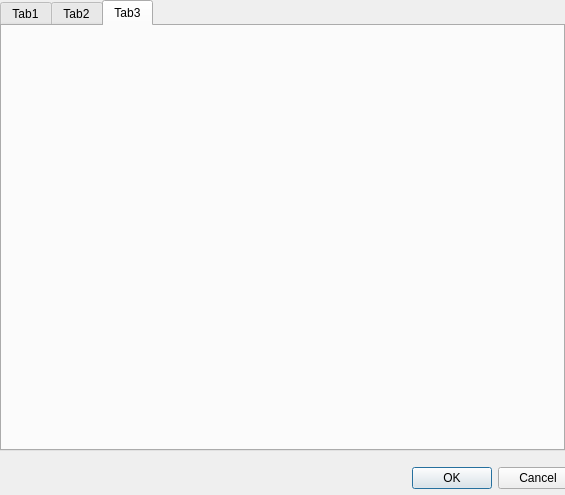
<?xml version="1.0" encoding="UTF-8"?>
<ui version="4.0">
 <class>ExperimentManager_DialogClass</class>
 <widget class="QDialog" name="ExperimentManager_DialogClass">
  <property name="geometry">
   <rect>
    <x>0</x>
    <y>0</y>
    <width>565</width>
    <height>495</height>
   </rect>
  </property>
  <property name="windowTitle">
   <string>ExperimentManager_Dialog</string>
  </property>
  <widget class="QWidget" name="layoutWidget">
   <property name="geometry">
    <rect>
     <x>340</x>
     <y>460</y>
     <width>238</width>
     <height>36</height>
    </rect>
   </property>
   <layout class="QHBoxLayout">
    <property name="spacing">
     <number>6</number>
    </property>
    <property name="leftMargin">
     <number>0</number>
    </property>
    <property name="topMargin">
     <number>0</number>
    </property>
    <property name="rightMargin">
     <number>0</number>
    </property>
    <property name="bottomMargin">
     <number>0</number>
    </property>
    <item>
     <spacer>
      <property name="orientation">
       <enum>Qt::Horizontal</enum>
      </property>
      <property name="sizeHint" stdset="0">
       <size>
        <width>131</width>
        <height>31</height>
       </size>
      </property>
     </spacer>
    </item>
    <item>
     <widget class="QPushButton" name="okButton">
      <property name="text">
       <string>OK</string>
      </property>
     </widget>
    </item>
    <item>
     <widget class="QPushButton" name="cancelButton">
      <property name="text">
       <string>Cancel</string>
      </property>
     </widget>
    </item>
   </layout>
  </widget>
  <widget class="QTabWidget" name="tabWidget">
   <property name="geometry">
    <rect>
     <x>0</x>
     <y>0</y>
     <width>565</width>
     <height>451</height>
    </rect>
   </property>
   <property name="currentIndex">
    <number>2</number>
   </property>
   <widget class="QWidget" name="tab1">
    <attribute name="title">
     <string>Tab1</string>
    </attribute>
   </widget>
   <widget class="QWidget" name="tab2">
    <attribute name="title">
     <string>Tab2</string>
    </attribute>
   </widget>
   <widget class="QWidget" name="tab">
    <attribute name="title">
     <string>Tab3</string>
    </attribute>
   </widget>
  </widget>
 </widget>
 <resources/>
 <connections/>
</ui>
